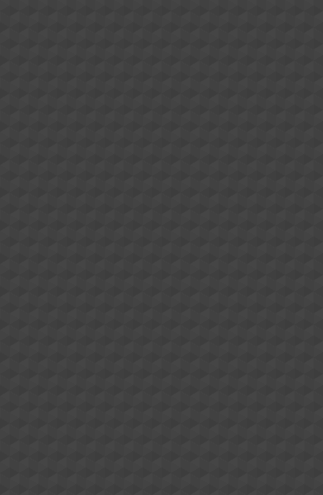

Rendered tile map (Tiled .tmx) drawn with the repository's tilesets; below, a short description and the map source with its tile grids summarised:
An orthogonal 17x15 tile map with 19x33 px tiles, 1 tile layer (Tile Layer 1).

<map version="1.0" orientation="orthogonal" width="17" height="15" tilewidth="19" tileheight="33">
 <tileset firstgid="1" name="hexabump" tilewidth="19" tileheight="33">
  <image source="hexabump.png" width="19" height="33" />
 </tileset>
 <layer name="Tile Layer 1" width="17" height="15">
  <data>[255 cells, 255 non-empty, 1 distinct tile ids]</data>
 </layer>
</map>
